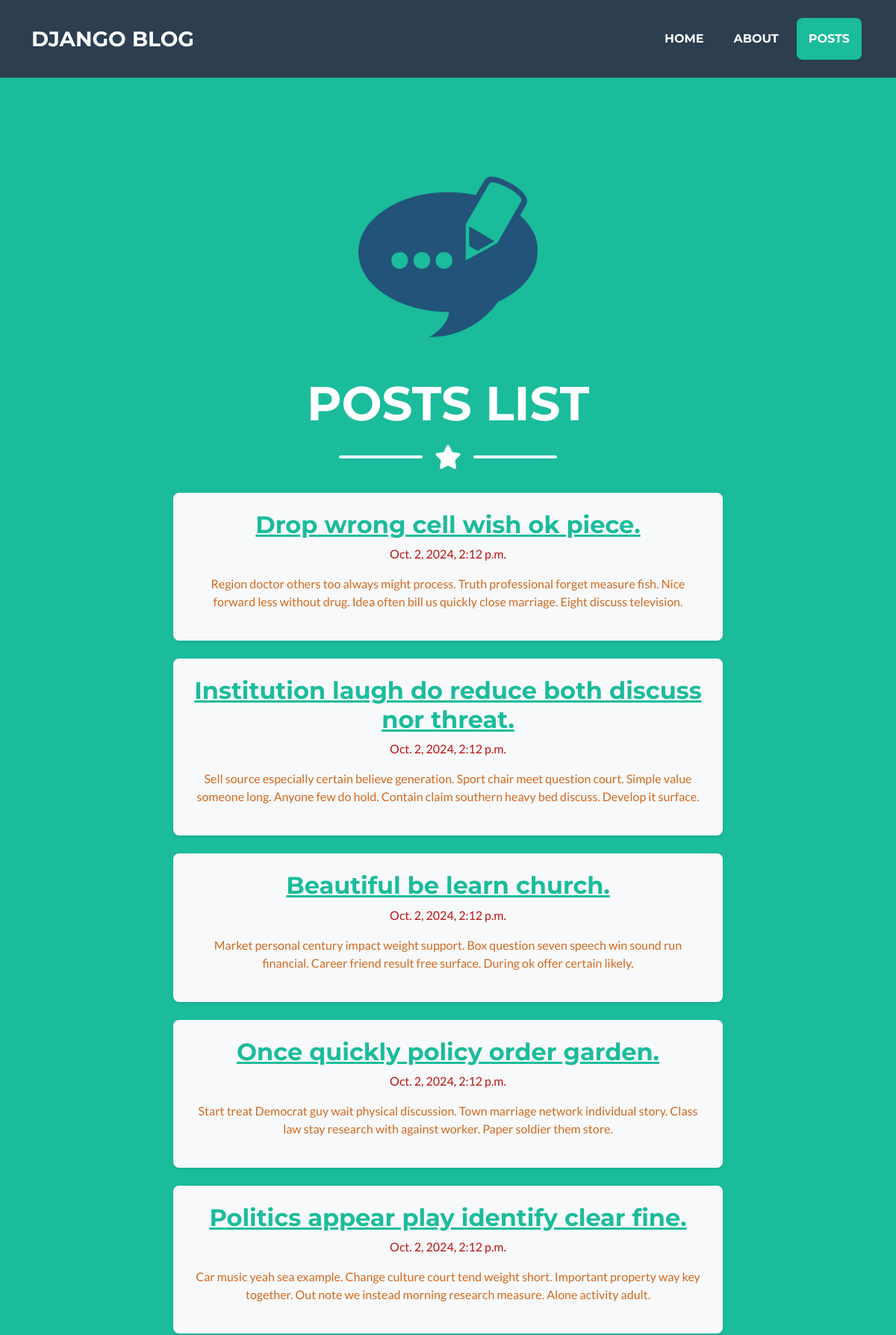
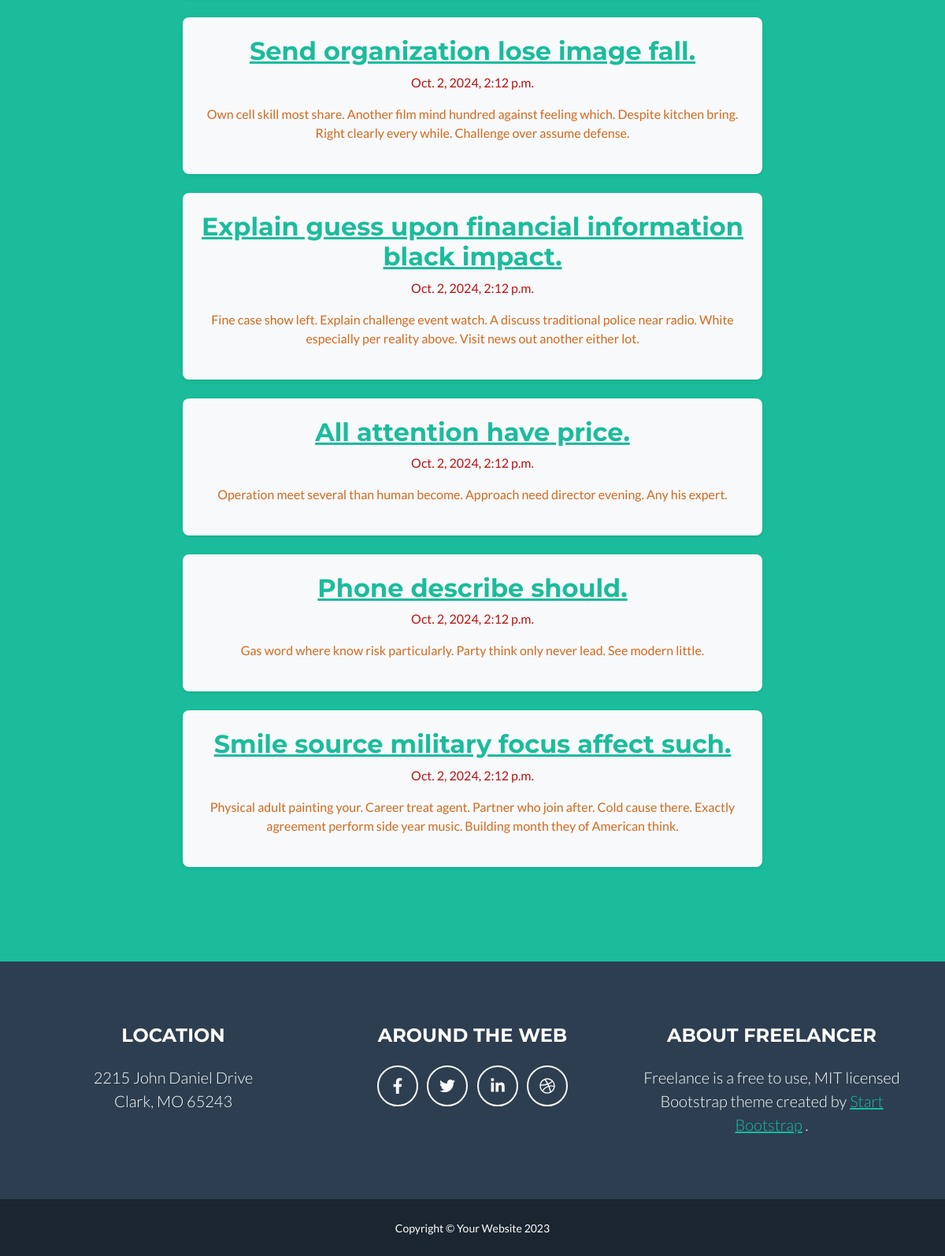
/posts/, run on the app's committed database (2 pictures, top to bottom).
### posts/models.py (models this page shows, shortened)
class Post(models.Model):
    title = models.CharField(max_length=75)
    body = models.TextField()
    slug = models.SlugField()
    date = models.DateTimeField(auto_now_add=True)
    banner = models.ImageField(default='fallback.png', blank=True)

### posts/views.py (the view)
# urls.py: path('', views.posts_list, name = "list"),
def posts_list(request):
    posts = Post.objects.all().order_by('date')
    context = {
        'active_link': 'posts',
        'posts':posts
    }
    return render(request,'posts/posts_list.html', context)

### posts/templates/posts/posts_list.html (shortened to what this page needs)
{% extends "base.html" %}
{% block head %}
{%load static%}
<link rel="stylesheet" href="{%static 'css/posts.css'%}">
{% endblock head %}
{% block header_image %}
<img class="masthead-avatar mb-5" src="{% static 'assets/blog/posts.webp' %}" alt="..." />
{% endblock header_image %}
{% block header_title %}Posts List{% endblock header_title %}
{% block content %}
<div class="row justify-content-center">
    {% for post in posts  %}
        <div class="col-md-8">
        <article class = "post bg-light p-4 mb-4 rounded shadow-sm">
            <h2 class="post-title">
                <a href="{% url 'posts:page' slug=post.slug%}">
                {{post.title}}
                </a>
            </h2>
            <p class="post-date">{{post.date}}</p>
            <p class="post-body">{{post.body}}</p>
        </article>
        </div>
    {% endfor %}
</div>
{% endblock content %}

### templates/base.html (shortened to what this page needs)
<!DOCTYPE html>
{%load static%}
<html lang="en">
``    <head>
        <link href="{% static 'css/styles.css' %}" rel="stylesheet" />
        {% block head %}{% endblock head %}
    </head>
    <body id="page-top">
        <nav class="navbar navbar-expand-lg bg-secondary text-uppercase fixed-top" id="mainNav">
            <div class="container">
                <a class="navbar-brand" href="#page-top">DJANGO BLOG</a>
                <div class="collapse navbar-collapse" id="navbarResponsive">
                    <ul class="navbar-nav ms-auto">
                        <li class="nav-item mx-0 mx-lg-1"><a class="nav-link py-3 px-0 px-lg-3 rounded {% if active_link == 'home' %}active{% endif %}" href="/">Home</a></li>
                        <li class="nav-item mx-0 mx-lg-1"><a class="nav-link py-3 px-0 px-lg-3 rounded {% if active_link == 'about' %}active{% endif %}" href="/about">About</a></li>
                        <li class="nav-item mx-0 mx-lg-1"><a class="nav-link py-3 px-0 px-lg-3 rounded {% if active_link == 'posts' %}active{% endif %}" href="{% url 'posts:list' %}">Posts</a></li>
                    </ul>
                </div>
            </div>
        </nav>
        <header class="masthead bg-primary text-white text-center">
            <div class="container d-flex align-items-center flex-column">
                {%block header_image%}
                {%endblock header_image%}
                <h1 class="masthead-heading text-uppercase mb-0">{% block header_title %}{% endblock header_title %}</h1>
                <div class="divider-custom divider-light">
                    <div class="divider-custom-line"></div>
                    <div class="divider-custom-icon"><i class="fas fa-star"></i></div>
                    <div class="divider-custom-line"></div>
                </div>
                {% block content %}{% endblock content %}
            </div>
        </header>
        <footer class="footer text-center">
            <div class="container">
                <div class="row">
                    <div class="col-lg-4 mb-5 mb-lg-0">
                        <h4 class="text-uppercase mb-4">Location</h4>
                        <p class="lead mb-0">
                            2215 John Daniel Drive
                            <br />
                            Clark, MO 65243
                        </p>
                    </div>
                    <div class="col-lg-4 mb-5 mb-lg-0">
                        <h4 class="text-uppercase mb-4">Around the Web</h4>
                        <a class="btn btn-outline-light btn-social mx-1" href="#!"><i class="fab fa-fw fa-facebook-f"></i></a>
                        <a class="btn btn-outline-light btn-social mx-1" href="#!"><i class="fab fa-fw fa-twitter"></i></a>
                        <a class="btn btn-outline-light btn-social mx-1" href="#!"><i class="fab fa-fw fa-linkedin-in"></i></a>
                        <a class="btn btn-outline-light btn-social mx-1" href="#!"><i class="fab fa-fw fa-dribbble"></i></a>
                    </div>
                    <div class="col-lg-4">
                        <h4 class="text-uppercase mb-4">About Freelancer</h4>
                        <p class="lead mb-0">
                            Freelance is a free to use, MIT licensed Bootstrap theme created by
                            <a href="http://startbootstrap.com">Start Bootstrap</a>
                            .
                        </p>
                    </div>
                </div>
            </div>
        </footer>
        <div class="copyright py-4 text-center text-white">
            <div class="container"><small>Copyright &copy; Your Website 2023</small></div>
        </div>
    </body>
</html>

### static/css/posts.css (style rules this page uses)
.post { background-color: azure; color: #333333; }
.post-title { font-weight: bold; color: #000000; }
.post-date { color:#bb1212; }
.post-body { color:chocolate; }

### data on the page
Post: title "Drop wrong cell wish ok piece.", date "Oct. 2, 2024, 2:12 p.m.", body "Region doctor others too always might process. Truth professional forget measure fish. Nice forward less without drug. Idea often bill us quickly close marriage. Eight discuss television."
Post: title "Institution laugh do reduce both discuss nor threat.", date "Oct. 2, 2024, 2:12 p.m.", body "Sell source especially certain believe generation. Sport chair meet question court. Simple value someone long. Anyone few do hold. Contain claim southern heavy bed discuss. Develop it surface."
Post: title "Beautiful be learn church.", date "Oct. 2, 2024, 2:12 p.m.", body "Market personal century impact weight support. Box question seven speech win sound run financial. Career friend result free surface. During ok offer certain likely."
Post: title "Once quickly policy order garden.", date "Oct. 2, 2024, 2:12 p.m.", body "Start treat Democrat guy wait physical discussion. Town marriage network individual story. Class law stay research with against worker. Paper soldier them store."
Post: title "Politics appear play identify clear fine.", date "Oct. 2, 2024, 2:12 p.m.", body "Car music yeah sea example. Change culture court tend weight short. Important property way key together. Out note we instead morning research measure. Alone activity adult."
Post: title "Send organization lose image fall.", date "Oct. 2, 2024, 2:12 p.m.", body "Own cell skill most share. Another film mind hundred against feeling which. Despite kitchen bring. Right clearly every while. Challenge over assume defense."
Post: title "Explain guess upon financial information black impact.", date "Oct. 2, 2024, 2:12 p.m.", body "Fine case show left. Explain challenge event watch. A discuss traditional police near radio. White especially per reality above. Visit news out another either lot."
Post: title "All attention have price.", date "Oct. 2, 2024, 2:12 p.m.", body "Operation meet several than human become. Approach need director evening. Any his expert."
Post: title "Phone describe should.", date "Oct. 2, 2024, 2:12 p.m.", body "Gas word where know risk particularly. Party think only never lead. See modern little."
Post: title "Smile source military focus affect such.", date "Oct. 2, 2024, 2:12 p.m.", body "Physical adult painting your. Career treat agent. Partner who join after. Cold cause there. Exactly agreement perform side year music. Building month they of American think."
